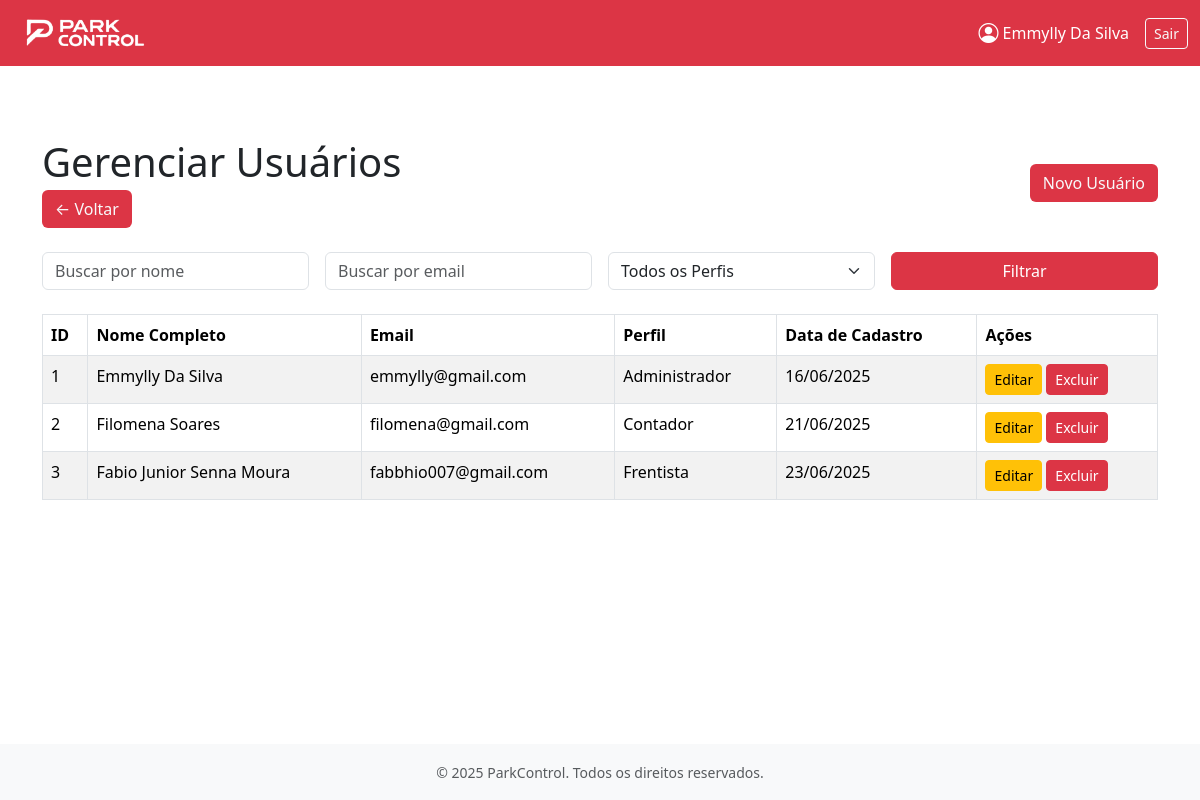
The page /gerencia_usuarios/ (signed in) on the database as committed earlier.
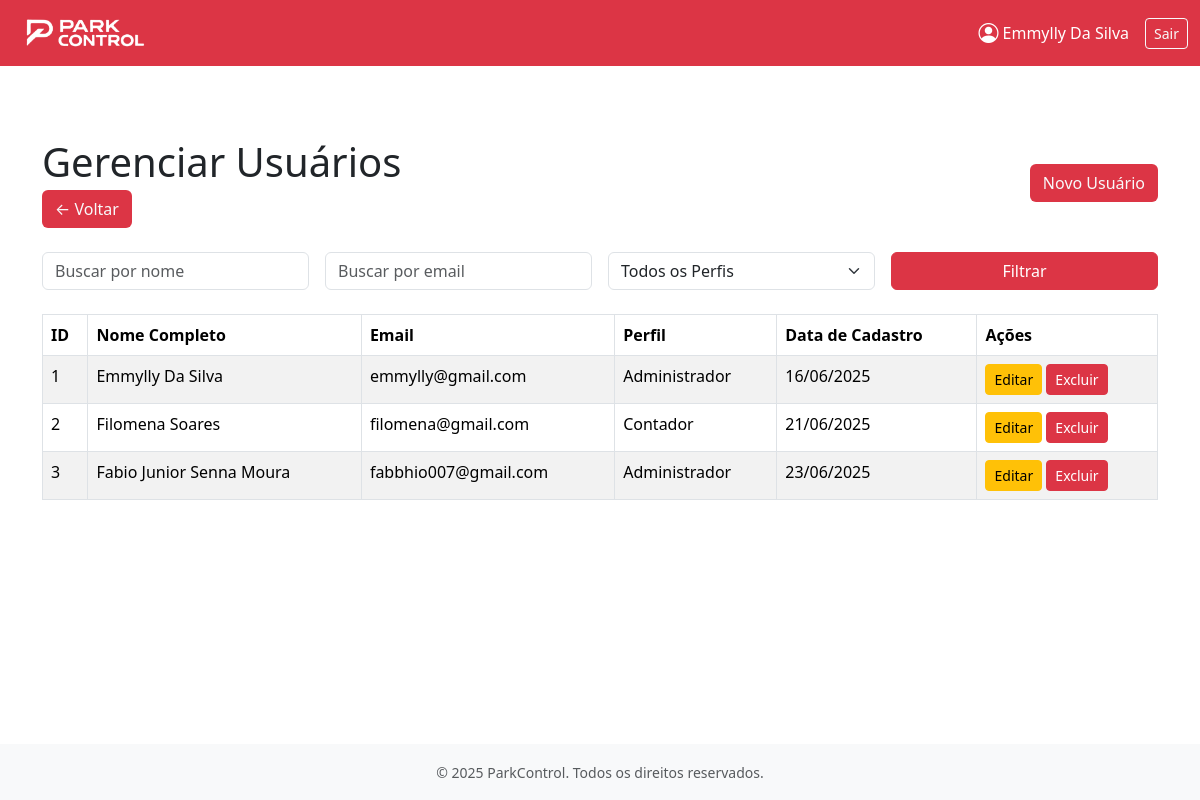
The same page on the database as committed later.
### apps/usuarios/models.py (models this page shows)
class Usuario(AbstractUser):
    perfil_acesso = models.CharField(max_length=20, choices=[
        ('Administrador', 'Administrador'),
        ('Frentista', 'Frentista'),
        ('Contador', 'Contador')
    ])

### apps/usuarios/views/views_gerencia_usuario.py (the view)
# urls.py: path("gerencia_usuarios/", views_gerencia_usuario.gerencia_usuarios, name="gerencia_usuarios"), # Manage usuarios
@login_required(login_url='usuarios:login_parkcontrol')
@user_passes_test(is_administrador, login_url='usuarios:login_parkcontrol')
def gerencia_usuarios(request):
    usuarios = Usuario.objects.all().order_by('id')
    search_nome = request.GET.get('nome')
    search_email = request.GET.get('email')
    filtro_perfil = request.GET.get('perfil')
    if search_nome:
        usuarios = usuarios.filter(first_name__icontains=search_nome)
    if search_email:
        usuarios = usuarios.filter(email__icontains=search_email)
    if filtro_perfil and filtro_perfil != 'Todos':
        usuarios = usuarios.filter(perfil_acesso=filtro_perfil)
    return render(request, 'usuarios/administrador/gerencia_usuario.html', {
        'usuarios': usuarios,
        'search_nome': search_nome,
        'search_email': search_email,
        'filtro_perfil': filtro_perfil,
    })

### apps/usuarios/views/views_autenticacao.py (called while the page is built)
def is_administrador(user):
    return user.is_authenticated and getattr(user, 'perfil_acesso', None) == 'Administrador'

### apps/usuarios/templates/usuarios/administrador/gerencia_usuario.html (shortened to what this page needs)
{% extends 'base.html' %}
{% load static %}
{% block content %}
    <div class="container mt-5">
        <div class="d-flex justify-content-between align-items-center mb-4">
            <div>
                <h1 class="mb-1">Gerenciar Usuários</h1>
                <a href="{% url 'usuarios:dashboard_administrador' %}" class="btn bg-danger text-light">← Voltar</a>
            </div>
            <a href="{% url 'usuarios:register_parkcontrol' %}" class="btn bg-danger text-light">Novo Usuário</a>
        </div>
        <form method="get" class="row g-3 mb-4">
            <div class="col-md-3">
                <input type="text" name="nome" class="form-control" placeholder="Buscar por nome"
                    value="{{ search_nome |default:'' }}">
            </div>
            <div class="col-md-3">
                <input type="text" name="email" class="form-control" placeholder="Buscar por email"
                    value="{{ search_email |default:'' }}">
            </div>
            <div class="col-md-3">
                <select name="perfil" class="form-select">
                    <option value="Todos">Todos os Perfis</option>
                </select>
            </div>
            <div class="col-md-3 d-grid">
                <button type="submit" class="btn btn-danger">Filtrar</button>
            </div>
        </form>
        <table class="table table-bordered table-striped">
            <thead class="table">
                <tr>
                    <th>ID</th>
                    <th>Nome Completo</th>
                    <th>Email</th>
                    <th>Perfil</th>
                    <th>Data de Cadastro</th>
                    <th>Ações</th>
                </tr>
            </thead>
            <tbody>
                {% for usuario in usuarios %}
                <tr>
                    <td>{{ usuario.id }}</td>
                    <td>{{ usuario.first_name }}</td>
                    <td>{{ usuario.email }}</td>
                    <td>{{ usuario.perfil_acesso }}</td>
                    <td>{{ usuario.date_joined|date:"d/m/Y" }}</td>
                    <td>
                        <a href="{% url 'usuarios:editar_usuario' usuario.id %}" class="btn btn-sm btn-warning">Editar</a>
                        <a href="{% url 'usuarios:excluir_usuario' usuario.id %}" class="btn btn-sm btn-danger"
                        onclick="return confirm('Tem certeza que deseja excluir este usuário?');">Excluir</a>
                    </td>
                </tr>
                {% empty %}
                <tr>
                    <td colspan="6" class="text-center">Nenhum usuário encontrado.</td>
                </tr>
                {% endfor %}
            </tbody>
        </table>
    </div>
{% endblock content %}

Rows that differ between the two databases and show on the page:
changed Usuario "Fabio Junior Senna Moura": perfil_acesso "Frentista" → "Administrador"
